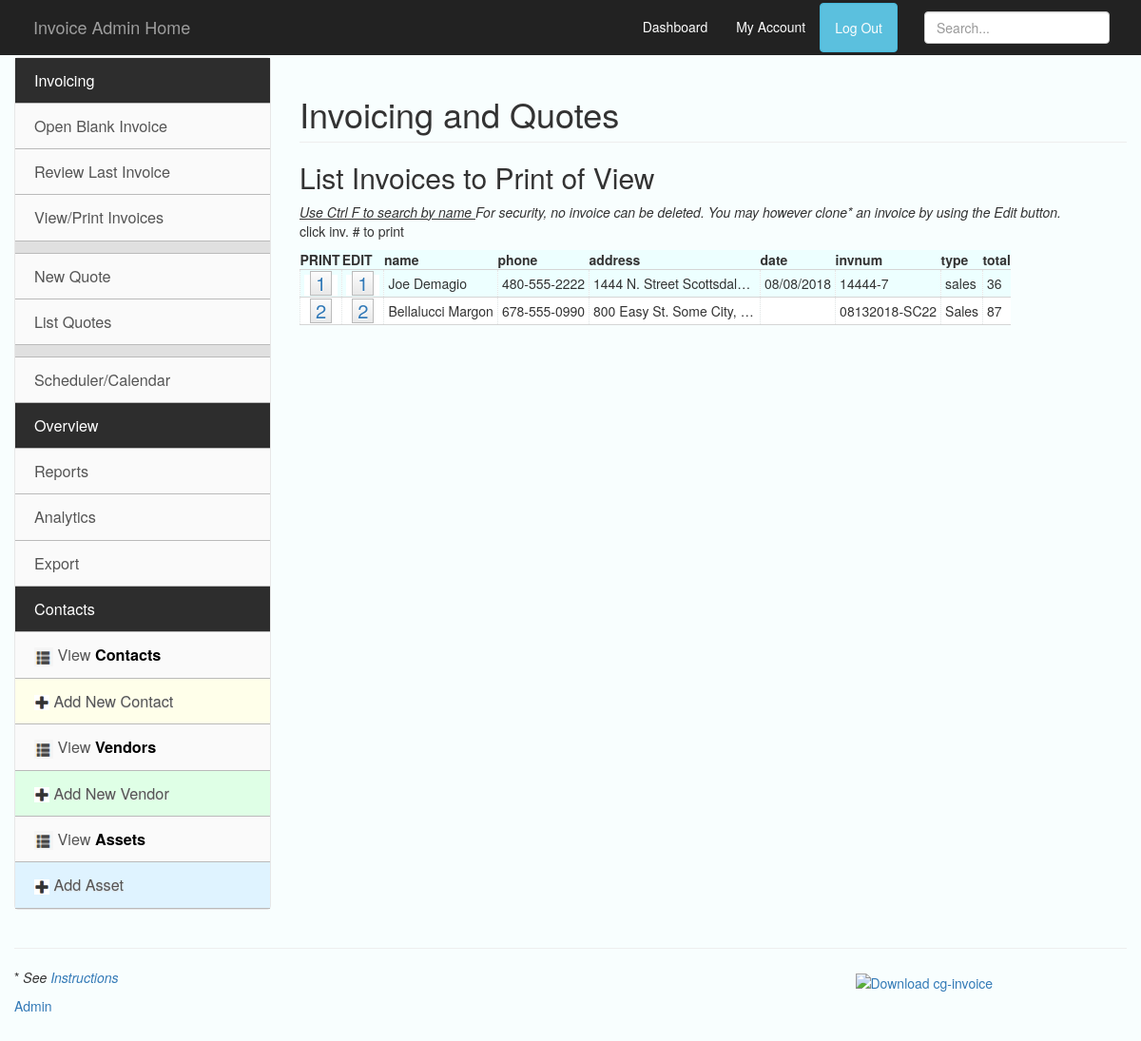
Page /list-template.php (signed in) on the committed database.
### tables this page shows
CREATE TABLE `cginvoice` (
  `id` int(6) NOT NULL,
  `name` varchar(25) NOT NULL DEFAULT '',
  `phone` varchar(16) DEFAULT NULL,
  `address` varchar(225) DEFAULT NULL,
  `date` varchar(30) DEFAULT NULL,
  `invnum` varchar(25) DEFAULT NULL,
  `cust` varchar(12) DEFAULT NULL,
  `model` varchar(50) DEFAULT NULL,
  `work` text NOT NULL,
  `sub` int(7) DEFAULT NULL,
  `tax` int(7) DEFAULT NULL,
  `total` int(11) DEFAULT NULL,
  `paid` varchar(50) DEFAULT NULL,
  `status` tinyint(1) NOT NULL DEFAULT '0'
);

### inc/functions.php (called while the page is built, shortened)
<?php
function esc($s){
    return htmlentities(trim($s), ENT_QUOTES, 'UTF-8');
}

### listall.php (the view, shortened to what this page needs)
<em><u> Use Ctrl F to search by name </u> For security, no invoice can be deleted. You may however clone* an invoice by using the Edit button.</em><p>click inv. # to print</p>
<table id="listall"><thead>
<tr><th>PRINT</th>
    <th>EDIT</th>
        <th>name</th>
            <th>phone</th>
                <th>address</th>
                    <th>date</th>
                        <th>invnum</th>
                                <th>type</th>
                                        <th>total</th></tr></thead><tbody>
<?php
include_once('inc/db.php');
    $query = 'SELECT * FROM cginvoice';
        foreach ($dbh->query($query) as $row) {
?>
<tr>
<td><a href="print-template.php?id=<?php echo esc($row['id']); ?>"
title="print"><span class="tdwide"><?php echo esc($row['id']); ?></span></a></td>
<td><a href="edit-template.php?id=<?php echo esc($row['id']); ?>"
title="edit"><span class="tdwide"><?php echo esc($row['id']); ?></span></a></td>
<td><?php echo esc( $row['name'] ); ?>  </td>
<td><?php echo esc( $row['phone'] ); ?></td>
<td><?php echo esc($row['address']); ?></td>
<td><?php echo esc( $row['date'] ); ?></td>
<td><?php echo esc( $row['invnum'] ); ?></td>
<td><?php echo esc($row['model']); ?></td>
<td><?php echo $row['total']; ?>
</tr>
     <?php
        }  $dbh = null;
?>
</tbody></table>

### printstyles.css (style rules this page uses)
body { padding-top: 50px; background: #f8fefe; }
table#listall tbody { table-layout:fixed; font-size: 14px; background: #fdfdfd; width: 98.8992%; }
#listall tr { border-bottom: thin solid #d5d5d5; }
#listall td { border-left: thin dotted #e5e5e5; valign:top; max-width:180px; word-wrap: break-word; white-space: nowrap; text-overflow: ellipsis; word-wrap: break-word; overflow: hidden; line-height: 1em; padding: 0 4px; }
span.tdwide { display: inline-block; margin: 1px auto; border: thin solid #bbb; padding: 5px; font-size: 1.444em; background: linear-gradient(#fcfcfc, #e8e8e8); text-shadow: 0 1px 1px #fff }
#listall tr:nth-of-type(even) { background: #ffffff; }
#listall tr:nth-of-type(odd) { background: #edffff; }
#listall a { background: #fff; padding: 1px 6px; }

### rows in the picture
cginvoice: id "1", name "Joe Demagio", phone "480-555-2222", address "1444 N. Street Scottsdal…", date "08/08/2018", invnum "14444-7", model "sales", total "36"
cginvoice: id "2", name "Bellalucci Margon", phone "678-555-0990", address "800 Easy St. Some City,…", invnum "08132018-SC22", model "Sales", total "87"
